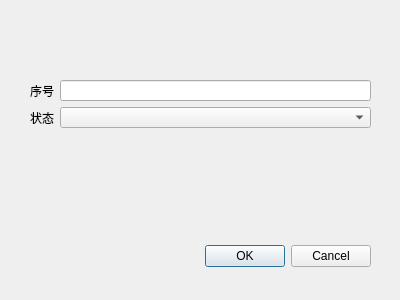
<?xml version="1.0" encoding="UTF-8"?>
<ui version="4.0">
 <class>Dialog</class>
 <widget class="QDialog" name="Dialog">
  <property name="geometry">
   <rect>
    <x>0</x>
    <y>0</y>
    <width>400</width>
    <height>300</height>
   </rect>
  </property>
  <property name="windowTitle">
   <string>Dialog</string>
  </property>
  <widget class="QDialogButtonBox" name="buttonBox">
   <property name="geometry">
    <rect>
     <x>30</x>
     <y>240</y>
     <width>341</width>
     <height>32</height>
    </rect>
   </property>
   <property name="orientation">
    <enum>Qt::Horizontal</enum>
   </property>
   <property name="standardButtons">
    <set>QDialogButtonBox::Cancel|QDialogButtonBox::Ok</set>
   </property>
  </widget>
  <widget class="QWidget" name="layoutWidget">
   <property name="geometry">
    <rect>
     <x>30</x>
     <y>80</y>
     <width>341</width>
     <height>48</height>
    </rect>
   </property>
   <layout class="QGridLayout" name="gridLayout">
    <item row="0" column="0">
     <widget class="QLabel" name="label_5">
      <property name="text">
       <string>序号</string>
      </property>
     </widget>
    </item>
    <item row="0" column="1">
     <widget class="QLineEdit" name="SequencelineEdit"/>
    </item>
    <item row="1" column="0">
     <widget class="QLabel" name="label_6">
      <property name="text">
       <string>状态</string>
      </property>
     </widget>
    </item>
    <item row="1" column="1">
     <widget class="QComboBox" name="StatusComboBox"/>
    </item>
   </layout>
  </widget>
 </widget>
 <resources/>
 <connections>
  <connection>
   <sender>buttonBox</sender>
   <signal>accepted()</signal>
   <receiver>Dialog</receiver>
   <slot>accept()</slot>
   <hints>
    <hint type="sourcelabel">
     <x>248</x>
     <y>254</y>
    </hint>
    <hint type="destinationlabel">
     <x>157</x>
     <y>274</y>
    </hint>
   </hints>
  </connection>
  <connection>
   <sender>buttonBox</sender>
   <signal>rejected()</signal>
   <receiver>Dialog</receiver>
   <slot>reject()</slot>
   <hints>
    <hint type="sourcelabel">
     <x>316</x>
     <y>260</y>
    </hint>
    <hint type="destinationlabel">
     <x>286</x>
     <y>274</y>
    </hint>
   </hints>
  </connection>
 </connections>
</ui>
